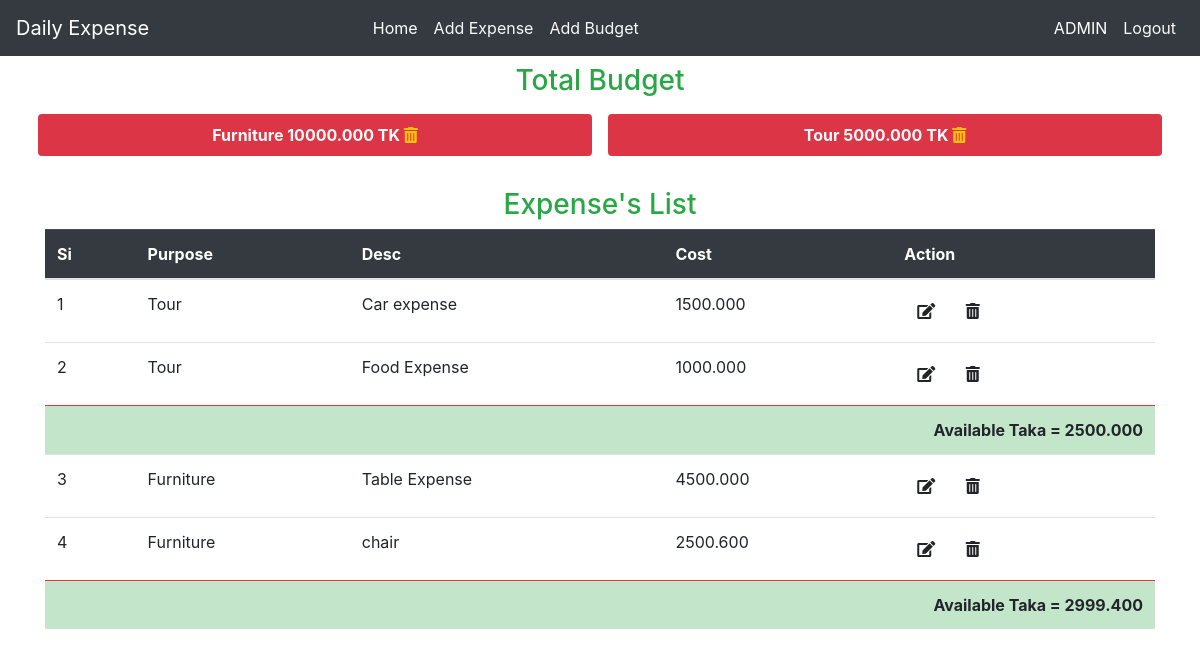
The app's page / (signed in) with its own data.
### Budget/models.py (models this page shows, shortened)
class Asset(models.Model):
    user = models.ForeignKey(User,on_delete=models.CASCADE,default=1)
    purpose = models.CharField(max_length=100)
    totalamount = models.DecimalField(max_digits=1000,decimal_places=3)
    date = models.DateTimeField(auto_now_add=True)

class Cost(models.Model):
    user = models.ForeignKey(User,on_delete=models.CASCADE,default=1)
    asset = models.ForeignKey(Asset,on_delete=models.CASCADE)
    description = models.CharField(max_length=100)
    amount = models.DecimalField(max_digits=1000,decimal_places=3)
    date = models.DateTimeField(auto_now_add=True)

### Budget/views.py (the view)
# urls.py: path('',Home.as_view(),name='home'),
class Home(LoginRequiredMixin,View):
    login_url = '/login/'
    def get(self,request):
        context = {}
        costobj = Cost.objects.filter(user=request.user).order_by('asset')
        assetobj = Asset.objects.filter(user=request.user).order_by('purpose')
        context['costs'] = costobj
        context['assets'] = assetobj
        asub = {}
        for costs in costobj:
            sub = costs.amount
            print('All Asset Data')
            print(costs.asset.id,end=' ')
            print(costs.asset.purpose,end=' ')
            print(costs.asset.totalamount,end=' ')
            print(costs.asset.date)
            print('All Cost Data')
            print(costs.id,end=' ')
            print(costs.description,end=' ')
            print(costs.amount)
            print('===================')
            if costs.asset.id in asub.keys():
                asub[costs.asset.id] = asub[costs.asset.id]-costs.amount
            else:
                asub[costs.asset.id] = costs.asset.totalamount
                asub[costs.asset.id] = asub[costs.asset.id]-costs.amount
            print('Now avialable',asub[costs.asset.id])
        print('After Substration:',asub)
        context['ailables'] = asub
        purposes = {}
        for assetobjs in assetobj:
            purposes[assetobjs.purpose] = assetobjs.totalamount
        print("My assetobj:",purposes)
        context['purposes'] = purposes
        return render(request,'index.html',context)

### templates/index.html (shortened to what this page needs)
{% extends 'base.html' %}
{% block content %}
  <div class="container">
      <h3 class="text-center text-success">Total Budget</h3>
      <div class="row">
        {% for asset in assets %}
        <a class="btn col bg-danger m-2 p-2 text-light font-weight-bold" href="{% url 'deleteasset' asset.id %}">{{ asset.purpose}} {{ asset.totalamount}} TK <i class='fas fa-trash-alt text-warning'></i></a>
        {% endfor %}
      </div>
    </div>
  <div class="container">
    <h3 class="text-center text-success mt-4">Expense's List</h3>
    <table class="table">
        <thead class=" table-dark">
            <tr>
                <th>Si</th>
                <th>Purpose</th>
                <th>Desc</th>
                <th>Cost</th>
                <th>Action</th>
            </tr>
        </thead>
        <tbody>
            {% for key,value in ailables.items %}
                {% for cost in costs %}
                    {% if cost.asset.id == key %}
                        <tr>
                            <td scope="row">{{forloop.counter}}</td>
                            <td scope="row">{{cost.asset.purpose}}</td>
                            <td scope="row">{{cost.description}}</td>
                            <td scope="row">{{cost.amount}}</td>
                            <td scope="row">
                                <a class="btn" href="{% url 'updatecost' cost.id %}"><i class='fas fa-edit'></i></a>
                                <a class="btn" href="{% url 'deletecost' cost.id %}"><i class='fas fa-trash-alt'></i></a>
                            </td>
                        </tr>
                        {% endif %}
                {% endfor %}
                    <tr>
                        <td class="text-right table-success border-danger font-weight-bold" scope="row" colspan="5" >{{ purpose }} Available Taka = {{value}}</td>
                    </tr>
            {% endfor %}
        </tbody>
    </table>
  </div>
{% endblock %}

### templates/base.html (shortened to what this page needs)
<!doctype html>
<html lang="en">
  <head>
    <link rel="stylesheet" href="https://stackpath.bootstrapcdn.com/bootstrap/4.3.1/css/bootstrap.min.css">
    <link rel="stylesheet" href="https://cdnjs.cloudflare.com/ajax/libs/font-awesome/5.15.1/css/all.min.css" />
  </head>
  <body>
    {% include 'navbar.html' %}
    {% block content %}
    {% endblock %}
  </body>
</html>

### templates/navbar.html (shortened to what this page needs)
<nav class="navbar navbar-expand-sm navbar-dark bg-dark mb-2">
    <a class="navbar-brand" href="{% url 'home' %}">Daily Expense</a>
    <div class="collapse navbar-collapse" id="collapsibleNavId">
      <ul class="navbar-nav mx-auto mt-2 mt-lg-0">
        <li class="nav-item active">
          <a class="nav-link" href="{% url 'home' %}">Home <span class="sr-only">(current)</span></a>
        </li>
        {% if request.user.is_authenticated %}
        <li class="nav-item">
          <a class="nav-link text-light" href="{% url 'addcost' %}">Add Expense</a>
        </li>
        <li class="nav-item">
          <a class="nav-link text-light" href="{% url 'addasset' %}">Add Budget</a>
        </li>
        {% endif %}
      </ul>
      <ul class="navbar-nav ml-auto mt-2 mt-lg-0">
        {% if request.user.is_authenticated %}
        <li class="nav-item active">
          <a class="nav-link" href="{% url 'home' %}">{{ user.username | upper}} <span class="sr-only">(current)</span></a>
        </li>
        <li class="nav-item">
          <a class="nav-link text-light" href="{% url 'logout' %}">Logout</a>
        </li>
        {% endif %}
      </ul>
    </div>
  </nav>

### records on screen
Asset: purpose "Furniture", totalamount "10000.000"
Asset: purpose "Tour", totalamount "5000.000"
Cost: asset.purpose "Tour", description "Car expense", amount "1500.000"
Cost: asset.purpose "Tour", description "Food Expense", amount "1000.000"
Cost: asset.purpose "Furniture", description "Table Expense", amount "4500.000"
Cost: asset.purpose "Furniture", description "chair", amount "2500.600"

### other values on screen
{{ user.username | upper }} "ADMIN"
{{ value }} "2500.000" "2999.400"
